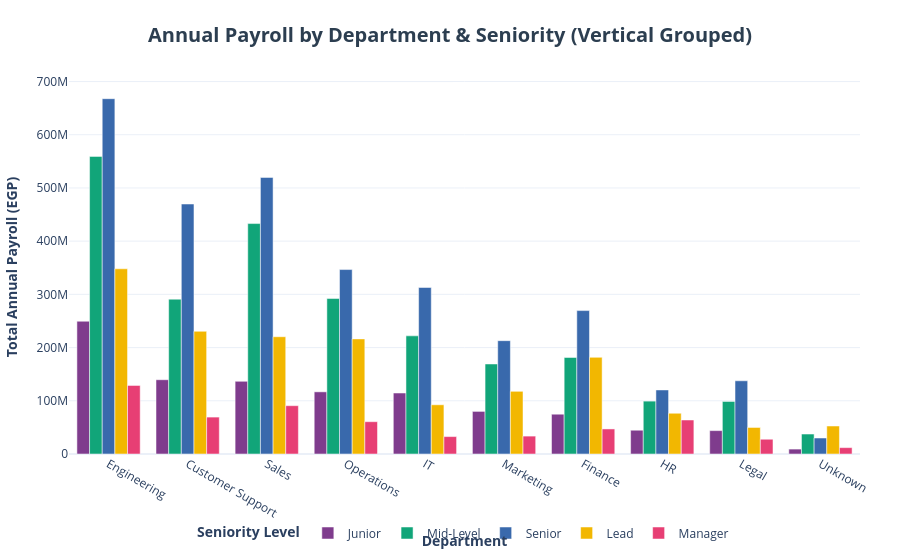

Notebook source saved alongside this figure:
### Markdown cell above
### Question 4 (Enhanced): Departmental Payroll Budget Allocation by Seniority Tier
Visualize annual compensation investment by department and hierarchical seniority tier with formatted tooltips and ordered categories.

### Code cell
dept_salary_seniority = (
    df.groupby(["department", "seniority_level"], as_index=False)["annual_salary"]
      .sum().sort_values(by="annual_salary", ascending=False)
)


fig = px.bar(
    dept_salary_seniority,
    x="department",
    y="annual_salary",
    color="seniority_level",
    barmode="group", 
    title="<b>Annual Payroll by Department & Seniority (Vertical Grouped)</b>",
    category_orders={"seniority_level": ["Junior", "Mid-Level", "Senior", "Lead", "Manager"]},
    color_discrete_sequence=px.colors.qualitative.Bold
)

fig.update_layout(
    template="plotly_white",
    title={
        'y': 0.95,
        'x': 0.5,
        'xanchor': 'center',
        'yanchor': 'top',
        'font': {'size': 20, 'color': '#2C3E50'}
    },
    xaxis_title="<b>Department</b>",
    yaxis_title="<b>Total Annual Payroll (EGP)</b>",
    legend_title_text="<b>Seniority Level</b>",
    legend=dict(
        orientation="h",
        yanchor="bottom",
        y=-0.25,
        xanchor="center",
        x=0.5
    ),
    margin=dict(t=80, b=80, l=60, r=40)
)

fig.update_traces(
    hovertemplate="<b>Dept:</b> %{x}<br><b>Salary:</b> %{y:,.0f} EGP<extra></extra>"
)

fig.show()

### Figure 1 — Plotly figure (JSON) as saved in the notebook; plotly's stock layout.template omitted (floating-point values rounded to 4 significant figures)
{"data": [{"alignmentgroup": "True", "hovertemplate": "<b>Dept:</b> %{x}<br><b>Salary:</b> %{y:,.0f} EGP<extra></extra>", "legendgroup": "Junior", "marker": {"color": "rgb(127, 60, 141)", "pattern": {"shape": ""}}, "name": "Junior", "offsetgroup": "Junior", "orientation": "v", "showlegend": true, "textposition": "auto", "type": "bar", "x": ["Engineering", "Customer Support", "Sales", "Operations", "IT", "Marketing", "Finance", "HR", "Legal", "Unknown"], "xaxis": "x", "y": [249498400, 139591100, 136577100, 116812000, 114595950, 80051400, 74776500, 44696700, 43956900, 9251400], "yaxis": "y"}, {"alignmentgroup": "True", "hovertemplate": "<b>Dept:</b> %{x}<br><b>Salary:</b> %{y:,.0f} EGP<extra></extra>", "legendgroup": "Mid-Level", "marker": {"color": "rgb(17, 165, 121)", "pattern": {"shape": ""}}, "name": "Mid-Level", "offsetgroup": "Mid-Level", "orientation": "v", "showlegend": true, "textposition": "auto", "type": "bar", "x": ["Engineering", "Sales", "Operations", "Customer Support", "IT", "Finance", "Marketing", "HR", "Legal", "Unknown"], "xaxis": "x", "y": [559301000, 433047500, 292155700, 290949850, 222038950, 181421100, 169192700, 99386000, 98752500, 37535900], "yaxis": "y"}, {"alignmentgroup": "True", "hovertemplate": "<b>Dept:</b> %{x}<br><b>Salary:</b> %{y:,.0f} EGP<extra></extra>", "legendgroup": "Senior", "marker": {"color": "rgb(57, 105, 172)", "pattern": {"shape": ""}}, "name": "Senior", "offsetgroup": "Senior", "orientation": "v", "showlegend": true, "textposition": "auto", "type": "bar", "x": ["Engineering", "Sales", "Customer Support", "Operations", "IT", "Finance", "Marketing", "Legal", "HR", "Unknown"], "xaxis": "x", "y": [667710700, 519787900, 469770100, 346624900, 312955100, 269510900, 212988100, 137581500, 120399150, 30057000], "yaxis": "y"}, {"alignmentgroup": "True", "hovertemplate": "<b>Dept:</b> %{x}<br><b>Salary:</b> %{y:,.0f} EGP<extra></extra>", "legendgroup": "Lead", "marker": {"color": "rgb(242, 183, 1)", "pattern": {"shape": ""}}, "name": "Lead", "offsetgroup": "Lead", "orientation": "v", "showlegend": true, "textposition": "auto", "type": "bar", "x": ["Engineering", "Customer Support", "Sales", "Operations", "Finance", "Marketing", "IT", "HR", "Unknown", "Legal"], "xaxis": "x", "y": [348063500, 230563150, 220411400, 216316400, 181655600, 117811700, 92491950, 76577950, 52621200, 49867900], "yaxis": "y"}, {"alignmentgroup": "True", "hovertemplate": "<b>Dept:</b> %{x}<br><b>Salary:</b> %{y:,.0f} EGP<extra></extra>", "legendgroup": "Manager", "marker": {"color": "rgb(231, 63, 116)", "pattern": {"shape": ""}}, "name": "Manager", "offsetgroup": "Manager", "orientation": "v", "showlegend": true, "textposition": "auto", "type": "bar", "x": ["Engineering", "Sales", "Customer Support", "HR", "Operations", "Finance", "Marketing", "IT", "Legal", "Unknown"], "xaxis": "x", "y": [128915300, 90810900, 69377400, 63879800, 60700200, 47069600, 33634000, 32728150, 27743600, 11966000], "yaxis": "y"}], "layout": {"barmode": "group", "legend": {"orientation": "h", "title": {"text": "<b>Seniority Level</b>"}, "tracegroupgap": 0, "x": 0.5, "xanchor": "center", "y": -0.25, "yanchor": "bottom"}, "margin": {"b": 80, "l": 60, "r": 40, "t": 80}, "title": {"font": {"color": "#2C3E50", "size": 20}, "text": "<b>Annual Payroll by Department & Seniority (Vertical Grouped)</b>", "x": 0.5, "xanchor": "center", "y": 0.95, "yanchor": "top"}, "xaxis": {"anchor": "y", "domain": [0, 1], "title": {"text": "<b>Department</b>"}}, "yaxis": {"anchor": "x", "domain": [0, 1], "title": {"text": "<b>Total Annual Payroll (EGP)</b>"}}}}
